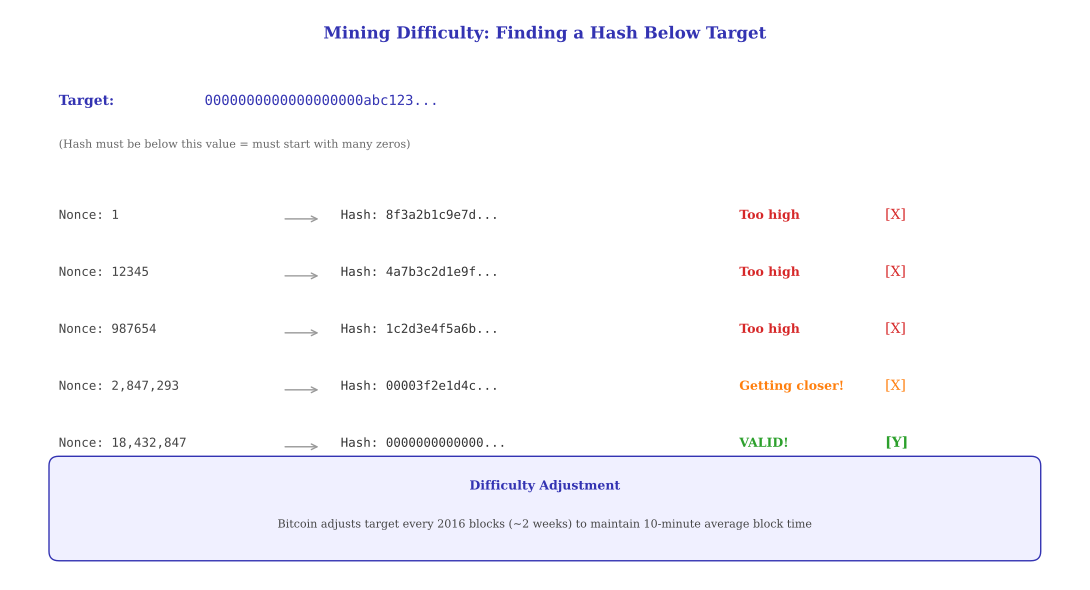

Python code for this plot:
"""Difficulty Target - Leading zeros visualization"""
from pathlib import Path
import matplotlib.pyplot as plt
import matplotlib.patches as mpatches
from matplotlib.patches import FancyBboxPatch
import numpy as np

plt.rcParams.update({
    'font.size': 10, 'axes.labelsize': 10, 'axes.titlesize': 11,
    'xtick.labelsize': 9, 'ytick.labelsize': 9, 'legend.fontsize': 9,
    'figure.dpi': 150, 'font.family': 'serif'
})

MLPURPLE = '#3333B2'
MLBLUE = '#0066CC'
MLORANGE = '#FF7F0E'
MLGREEN = '#2CA02C'
MLRED = '#D62728'

fig, ax = plt.subplots(figsize=(11, 6))
ax.set_xlim(0, 11)
ax.set_ylim(0, 6)
ax.axis('off')

# Title
ax.text(5.5, 5.7, 'Mining Difficulty: Finding a Hash Below Target', ha='center',
        fontsize=12, fontweight='bold', color=MLPURPLE)

# Target explanation
ax.text(0.5, 5.0, 'Target:', fontsize=10, fontweight='bold', color=MLPURPLE)
ax.text(2.0, 5.0, '0000000000000000000abc123...', fontsize=10, family='monospace', color=MLPURPLE)
ax.text(0.5, 4.55, '(Hash must be below this value = must start with many zeros)', fontsize=8, color='#666666')

# Examples of hash attempts
examples = [
    ('Nonce: 1', '8f3a2b1c9e7d...', 'Too high', MLRED),
    ('Nonce: 12345', '4a7b3c2d1e9f...', 'Too high', MLRED),
    ('Nonce: 987654', '1c2d3e4f5a6b...', 'Too high', MLRED),
    ('Nonce: 2,847,293', '00003f2e1d4c...', 'Getting closer!', MLORANGE),
    ('Nonce: 18,432,847', '0000000000000...', 'VALID!', MLGREEN),
]

y_start = 3.8
for i, (nonce, hash_val, status, color) in enumerate(examples):
    y = y_start - i * 0.6

    # Nonce
    ax.text(0.5, y, nonce, fontsize=9, family='monospace', color='#444444')

    # Arrow
    ax.annotate('', xy=(3.2, y), xytext=(2.8, y),
                arrowprops=dict(arrowstyle='->', color='#999999', lw=1))

    # Hash
    ax.text(3.4, y, f'Hash: {hash_val}', fontsize=9, family='monospace', color='#333333')

    # Status
    ax.text(7.5, y, status, fontsize=9, fontweight='bold', color=color)

    # Check/X mark
    if color == MLGREEN:
        ax.text(9.0, y, '[Y]', fontsize=10, color=MLGREEN, fontweight='bold')
    else:
        ax.text(9.0, y, '[X]', fontsize=10, color=color)

# Difficulty adjustment note
note_box = FancyBboxPatch((0.5, 0.3), 10, 0.9, boxstyle="round,pad=0.1",
                           facecolor='#F0F0FF', edgecolor=MLPURPLE, linewidth=1)
ax.add_patch(note_box)
ax.text(5.5, 0.95, 'Difficulty Adjustment', ha='center', fontsize=9, fontweight='bold', color=MLPURPLE)
ax.text(5.5, 0.55, 'Bitcoin adjusts target every 2016 blocks (~2 weeks) to maintain 10-minute average block time',
        ha='center', fontsize=8, color='#444444')

plt.tight_layout()
plt.savefig(Path(__file__).parent / 'difficulty_target.pdf',
            format='pdf', dpi=300, bbox_inches='tight')
plt.close()
